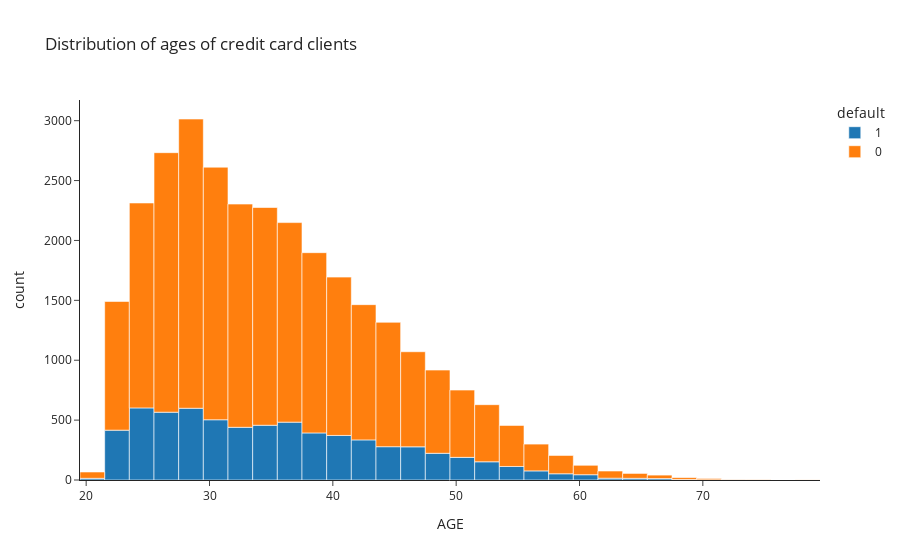

The code cell stored with this chart in its notebook:
### Markdown cell above
Let's see what distribution of ages of credit card clients is

### Code cell
fig = px.histogram(default_df, x="AGE", nbins=30, color="default",
                       template='simple_white',title='Distribution of ages of credit card clients')
fig.show()

### Figure 1 — Plotly figure (JSON) as saved in the notebook; plotly's stock layout.template omitted (floating-point values rounded to 4 significant figures; data arrays with more than 128 entries replaced by an {"elided": "..."} marker saying what was removed)
{"data": [{"alignmentgroup": "True", "bingroup": "x", "hovertemplate": "default=1<br>AGE=%{x}<br>count=%{y}<extra></extra>", "legendgroup": "1", "marker": {"color": "#1F77B4"}, "name": "1", "nbinsx": 30, "offsetgroup": "1", "orientation": "v", "showlegend": true, "type": "histogram", "x": {"elided": "6636 int values"}, "xaxis": "x", "yaxis": "y"}, {"alignmentgroup": "True", "bingroup": "x", "hovertemplate": "default=0<br>AGE=%{x}<br>count=%{y}<extra></extra>", "legendgroup": "0", "marker": {"color": "#FF7F0E"}, "name": "0", "nbinsx": 30, "offsetgroup": "0", "orientation": "v", "showlegend": true, "type": "histogram", "x": {"elided": "23364 int values"}, "xaxis": "x", "yaxis": "y"}], "layout": {"barmode": "relative", "legend": {"title": {"text": "default"}, "tracegroupgap": 0}, "title": {"text": "Distribution of ages of credit card clients"}, "xaxis": {"anchor": "y", "domain": [0, 1], "title": {"text": "AGE"}}, "yaxis": {"anchor": "x", "domain": [0, 1], "title": {"text": "count"}}}}
